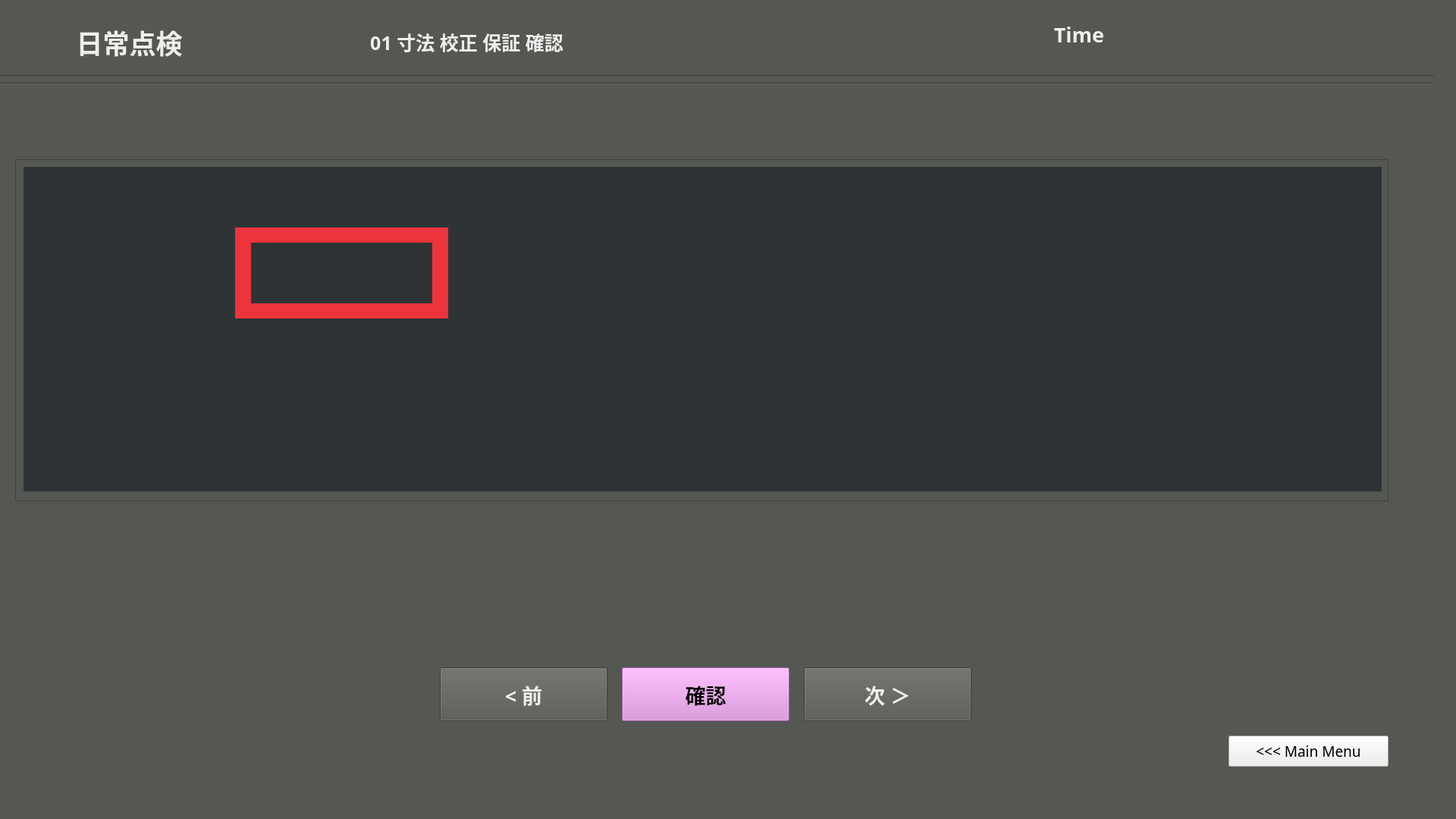
<?xml version="1.0" encoding="UTF-8"?>
<ui version="4.0">
 <class>dailytenken1</class>
 <widget class="QMainWindow" name="dailytenken1">
  <property name="enabled">
   <bool>true</bool>
  </property>
  <property name="geometry">
   <rect>
    <x>0</x>
    <y>0</y>
    <width>1920</width>
    <height>1080</height>
   </rect>
  </property>
  <property name="windowTitle">
   <string>MainWindow</string>
  </property>
  <property name="styleSheet">
   <string notr="true">background-color: rgb(85, 87, 83);</string>
  </property>
  <widget class="QWidget" name="dailytenken1_clippitch_widget">
   <property name="enabled">
    <bool>true</bool>
   </property>
   <widget class="Line" name="line_1">
    <property name="geometry">
     <rect>
      <x>-10</x>
      <y>90</y>
      <width>1901</width>
      <height>20</height>
     </rect>
    </property>
    <property name="orientation">
     <enum>Qt::Horizontal</enum>
    </property>
   </widget>
   <widget class="Line" name="line_2">
    <property name="geometry">
     <rect>
      <x>-10</x>
      <y>100</y>
      <width>1901</width>
      <height>20</height>
     </rect>
    </property>
    <property name="orientation">
     <enum>Qt::Horizontal</enum>
    </property>
   </widget>
   <widget class="QFrame" name="frame">
    <property name="geometry">
     <rect>
      <x>20</x>
      <y>210</y>
      <width>1811</width>
      <height>451</height>
     </rect>
    </property>
    <property name="frameShape">
     <enum>QFrame::StyledPanel</enum>
    </property>
    <property name="frameShadow">
     <enum>QFrame::Raised</enum>
    </property>
    <widget class="QLabel" name="framePart">
     <property name="geometry">
      <rect>
       <x>11</x>
       <y>10</y>
       <width>1791</width>
       <height>428</height>
      </rect>
     </property>
     <property name="styleSheet">
      <string notr="true">background-color: rgb(46, 52, 54);</string>
     </property>
     <property name="text">
      <string/>
     </property>
     <property name="alignment">
      <set>Qt::AlignCenter</set>
     </property>
    </widget>
    <widget class="QPushButton" name="rekensaButton">
     <property name="geometry">
      <rect>
       <x>300</x>
       <y>310</y>
       <width>91</width>
       <height>71</height>
      </rect>
     </property>
     <property name="font">
      <font>
       <family>Ubuntu Mono</family>
       <pointsize>13</pointsize>
       <weight>75</weight>
       <italic>false</italic>
       <bold>true</bold>
       <stylestrategy>PreferAntialias</stylestrategy>
      </font>
     </property>
     <property name="autoFillBackground">
      <bool>false</bool>
     </property>
     <property name="styleSheet">
      <string notr="true">color: rgb(238, 238, 236);
background-color: rgb(117, 80, 123);</string>
     </property>
     <property name="text">
      <string>検査
やり直し</string>
     </property>
     <property name="checkable">
      <bool>false</bool>
     </property>
    </widget>
    <widget class="QPushButton" name="delwarpbutton">
     <property name="geometry">
      <rect>
       <x>810</x>
       <y>320</y>
       <width>181</width>
       <height>51</height>
      </rect>
     </property>
     <property name="font">
      <font>
       <family>Ubuntu Mono</family>
       <pointsize>11</pointsize>
       <weight>75</weight>
       <italic>false</italic>
       <bold>true</bold>
       <stylestrategy>PreferAntialias</stylestrategy>
      </font>
     </property>
     <property name="autoFillBackground">
      <bool>false</bool>
     </property>
     <property name="styleSheet">
      <string notr="true">background-color: rgb(164, 0, 0);</string>
     </property>
     <property name="text">
      <string>パースワープパラム削除 
Del Warp Parm</string>
     </property>
     <property name="checkable">
      <bool>false</bool>
     </property>
    </widget>
    <widget class="QPushButton" name="savewarpbutton">
     <property name="geometry">
      <rect>
       <x>620</x>
       <y>320</y>
       <width>181</width>
       <height>51</height>
      </rect>
     </property>
     <property name="font">
      <font>
       <family>Ubuntu Mono</family>
       <pointsize>11</pointsize>
       <weight>75</weight>
       <italic>false</italic>
       <bold>true</bold>
       <stylestrategy>PreferAntialias</stylestrategy>
      </font>
     </property>
     <property name="autoFillBackground">
      <bool>false</bool>
     </property>
     <property name="styleSheet">
      <string notr="true">color: rgb(238, 238, 236);</string>
     </property>
     <property name="text">
      <string>パースワープパラム保存 
Save Warp Parm</string>
     </property>
     <property name="checkable">
      <bool>false</bool>
     </property>
    </widget>
    <widget class="QLabel" name="rtwarpcolor">
     <property name="geometry">
      <rect>
       <x>480</x>
       <y>300</y>
       <width>121</width>
       <height>20</height>
      </rect>
     </property>
     <property name="font">
      <font>
       <family>Ubuntu Mono</family>
       <pointsize>15</pointsize>
       <weight>75</weight>
       <bold>true</bold>
      </font>
     </property>
     <property name="styleSheet">
      <string notr="true">background-color: rgb(255, 0, 0);</string>
     </property>
     <property name="text">
      <string/>
     </property>
     <property name="alignment">
      <set>Qt::AlignLeading|Qt::AlignLeft|Qt::AlignVCenter</set>
     </property>
    </widget>
    <widget class="QPushButton" name="rtwarpbutton">
     <property name="geometry">
      <rect>
       <x>480</x>
       <y>320</y>
       <width>121</width>
       <height>51</height>
      </rect>
     </property>
     <property name="font">
      <font>
       <family>Ubuntu Mono</family>
       <pointsize>11</pointsize>
       <weight>75</weight>
       <italic>false</italic>
       <bold>true</bold>
       <stylestrategy>PreferAntialias</stylestrategy>
      </font>
     </property>
     <property name="autoFillBackground">
      <bool>false</bool>
     </property>
     <property name="styleSheet">
      <string notr="true">color: rgb(238, 238, 236);</string>
     </property>
     <property name="text">
      <string>継続ワープ 
RT Pers.Warp</string>
     </property>
     <property name="checkable">
      <bool>false</bool>
     </property>
    </widget>
    <widget class="QPushButton" name="quitbutton">
     <property name="geometry">
      <rect>
       <x>1560</x>
       <y>530</y>
       <width>211</width>
       <height>41</height>
      </rect>
     </property>
     <property name="font">
      <font>
       <family>Ubuntu Mono</family>
       <pointsize>14</pointsize>
      </font>
     </property>
     <property name="styleSheet">
      <string notr="true">background-color: rgb(238, 238, 236);</string>
     </property>
     <property name="text">
      <string>Quit</string>
     </property>
    </widget>
    <widget class="QLabel" name="label_3">
     <property name="geometry">
      <rect>
       <x>290</x>
       <y>90</y>
       <width>281</width>
       <height>20</height>
      </rect>
     </property>
     <property name="styleSheet">
      <string notr="true">background-color: rgb(237, 51, 59);</string>
     </property>
     <property name="text">
      <string/>
     </property>
    </widget>
    <widget class="QLabel" name="label">
     <property name="geometry">
      <rect>
       <x>290</x>
       <y>90</y>
       <width>21</width>
       <height>111</height>
      </rect>
     </property>
     <property name="styleSheet">
      <string notr="true">background-color: rgb(237, 51, 59);</string>
     </property>
     <property name="text">
      <string/>
     </property>
    </widget>
    <widget class="QLabel" name="label_2">
     <property name="geometry">
      <rect>
       <x>550</x>
       <y>90</y>
       <width>21</width>
       <height>111</height>
      </rect>
     </property>
     <property name="styleSheet">
      <string notr="true">background-color: rgb(237, 51, 59);</string>
     </property>
     <property name="text">
      <string/>
     </property>
    </widget>
    <widget class="QLabel" name="label_4">
     <property name="geometry">
      <rect>
       <x>290</x>
       <y>190</y>
       <width>281</width>
       <height>20</height>
      </rect>
     </property>
     <property name="styleSheet">
      <string notr="true">background-color: rgb(237, 51, 59);</string>
     </property>
     <property name="text">
      <string/>
     </property>
    </widget>
    <zorder>quitbutton</zorder>
    <zorder>rtwarpbutton</zorder>
    <zorder>delwarpbutton</zorder>
    <zorder>rtwarpcolor</zorder>
    <zorder>savewarpbutton</zorder>
    <zorder>rekensaButton</zorder>
    <zorder>framePart</zorder>
    <zorder>label_3</zorder>
    <zorder>label</zorder>
    <zorder>label_2</zorder>
    <zorder>label_4</zorder>
   </widget>
   <widget class="QPushButton" name="mainmenubutton">
    <property name="geometry">
     <rect>
      <x>1620</x>
      <y>970</y>
      <width>211</width>
      <height>41</height>
     </rect>
    </property>
    <property name="font">
     <font>
      <family>Ubuntu Mono</family>
      <pointsize>14</pointsize>
     </font>
    </property>
    <property name="styleSheet">
     <string notr="true">background-color: rgb(238, 238, 236);</string>
    </property>
    <property name="text">
     <string>&lt;&lt;&lt; Main Menu</string>
    </property>
   </widget>
   <widget class="QLabel" name="partlabel_2">
    <property name="geometry">
     <rect>
      <x>10</x>
      <y>20</y>
      <width>321</width>
      <height>71</height>
     </rect>
    </property>
    <property name="font">
     <font>
      <family>Ubuntu Mono</family>
      <pointsize>26</pointsize>
      <weight>75</weight>
      <bold>true</bold>
     </font>
    </property>
    <property name="styleSheet">
     <string notr="true">color: rgb(238, 238, 236);</string>
    </property>
    <property name="text">
     <string>日常点検</string>
    </property>
    <property name="alignment">
     <set>Qt::AlignCenter</set>
    </property>
   </widget>
   <widget class="QPushButton" name="nextButton">
    <property name="geometry">
     <rect>
      <x>1060</x>
      <y>880</y>
      <width>221</width>
      <height>71</height>
     </rect>
    </property>
    <property name="font">
     <font>
      <family>Ubuntu Mono</family>
      <pointsize>20</pointsize>
      <weight>75</weight>
      <italic>false</italic>
      <bold>true</bold>
      <stylestrategy>PreferAntialias</stylestrategy>
     </font>
    </property>
    <property name="autoFillBackground">
     <bool>false</bool>
    </property>
    <property name="styleSheet">
     <string notr="true">color: rgb(238, 238, 236);</string>
    </property>
    <property name="text">
     <string>次 ＞</string>
    </property>
    <property name="checkable">
     <bool>false</bool>
    </property>
   </widget>
   <widget class="QLabel" name="partlabel_3">
    <property name="geometry">
     <rect>
      <x>370</x>
      <y>20</y>
      <width>491</width>
      <height>71</height>
     </rect>
    </property>
    <property name="font">
     <font>
      <family>Ubuntu Mono</family>
      <pointsize>19</pointsize>
      <weight>75</weight>
      <bold>true</bold>
     </font>
    </property>
    <property name="styleSheet">
     <string notr="true">color: rgb(238, 238, 236);</string>
    </property>
    <property name="text">
     <string>01 寸法 校正 保証 確認</string>
    </property>
    <property name="alignment">
     <set>Qt::AlignCenter</set>
    </property>
   </widget>
   <widget class="QPushButton" name="InspectButton">
    <property name="geometry">
     <rect>
      <x>820</x>
      <y>880</y>
      <width>221</width>
      <height>71</height>
     </rect>
    </property>
    <property name="font">
     <font>
      <family>Ubuntu Mono</family>
      <pointsize>20</pointsize>
      <weight>75</weight>
      <italic>false</italic>
      <bold>true</bold>
      <stylestrategy>PreferAntialias</stylestrategy>
     </font>
    </property>
    <property name="autoFillBackground">
     <bool>false</bool>
    </property>
    <property name="styleSheet">
     <string notr="true">background-color: rgb(220, 138, 221);</string>
    </property>
    <property name="text">
     <string>確認</string>
    </property>
    <property name="checkable">
     <bool>false</bool>
    </property>
   </widget>
   <widget class="QPushButton" name="prevButton">
    <property name="geometry">
     <rect>
      <x>580</x>
      <y>880</y>
      <width>221</width>
      <height>71</height>
     </rect>
    </property>
    <property name="font">
     <font>
      <family>Ubuntu Mono</family>
      <pointsize>20</pointsize>
      <weight>75</weight>
      <italic>false</italic>
      <bold>true</bold>
      <stylestrategy>PreferAntialias</stylestrategy>
     </font>
    </property>
    <property name="autoFillBackground">
     <bool>false</bool>
    </property>
    <property name="styleSheet">
     <string notr="true">color: rgb(238, 238, 236);</string>
    </property>
    <property name="text">
     <string>&lt; 前</string>
    </property>
    <property name="checkable">
     <bool>false</bool>
    </property>
   </widget>
   <widget class="QLabel" name="timeLabel">
    <property name="geometry">
     <rect>
      <x>1190</x>
      <y>20</y>
      <width>466</width>
      <height>51</height>
     </rect>
    </property>
    <property name="font">
     <font>
      <family>Ubuntu Mono</family>
      <pointsize>20</pointsize>
      <weight>75</weight>
      <bold>true</bold>
     </font>
    </property>
    <property name="styleSheet">
     <string notr="true">color: rgb(238, 238, 236);</string>
    </property>
    <property name="text">
     <string>Time</string>
    </property>
    <property name="alignment">
     <set>Qt::AlignCenter</set>
    </property>
   </widget>
  </widget>
  <widget class="QMenuBar" name="menubar">
   <property name="geometry">
    <rect>
     <x>0</x>
     <y>0</y>
     <width>1920</width>
     <height>21</height>
    </rect>
   </property>
  </widget>
  <widget class="QStatusBar" name="statusbar"/>
 </widget>
 <resources/>
 <connections/>
</ui>
